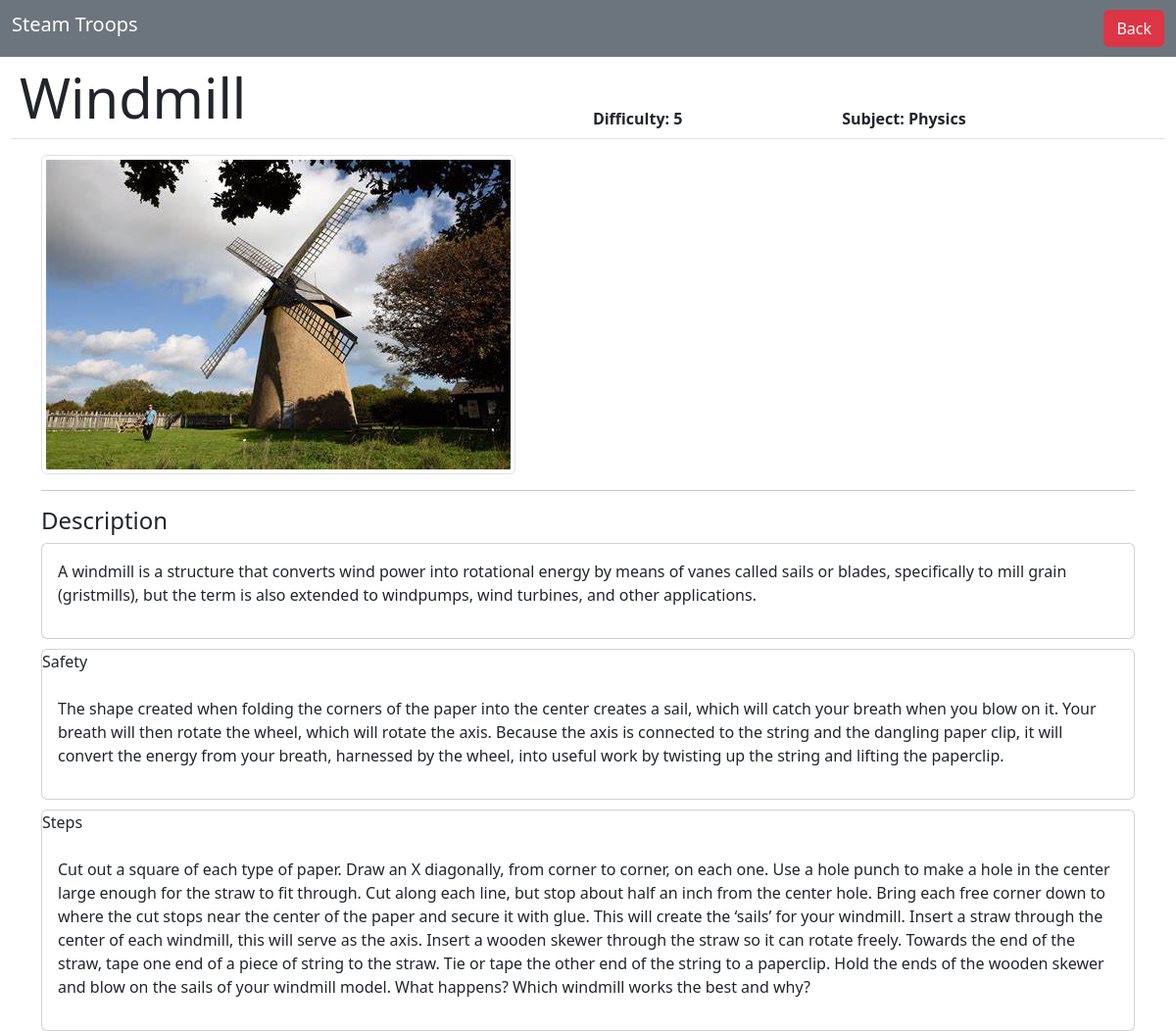
/exp/13/ (signed in), run on the app's committed database.
### diy/models.py (models this page shows, shortened)
class Experiments(models.Model):
    user = models.ForeignKey(
        User, on_delete=models.CASCADE, null=True, blank=True)
    exp_name = models.CharField(blank=False, max_length=100)
    description = models.TextField(blank=False, null=False)
    difficulty = models.IntegerField(blank=False)
    subject = models.CharField(blank=False, max_length=100)
    image = models.ImageField(upload_to='images/')
    safety = models.TextField(blank=False)
    claps = models.IntegerField(null=True, blank=True,default=1)
    steps = models.TextField(blank=True)
    class Meta:
        order_with_respect_to = 'user'

### diy/views.py (the view)
# urls.py: path("exp/<int:pk>/", ExpDetail.as_view(), name="experiment"),
class ExpDetail(LoginRequiredMixin, DetailView):
    context_object_name= "experiment"
    model = Experiments
    template_name = "diy/experiment.html"

### diy/templates/diy/experiment.html (shortened to what this page needs)
<!DOCTYPE html>
<html lang="en">
<head>
    <link rel="stylesheet" href="https://cdn.jsdelivr.net/npm/bootstrap@5.2.0/dist/css/bootstrap.min.css">
</head>
<body>
    <nav class="navbar navbar-expand-lg bg-secondary">
        <div class="container-fluid">
            <a class="navbar-brand h3 display-7" style="color: white;" href="#">Steam Troops</a>
                <a class="btn btn-danger justify-content-end text-bg-danger display-8" href="{% url 'exp_list' %}" style="text-decoration:none ;">Back</a>
        </div>
    </nav>
    <div class="container-fluid">
        <table class="table">
            <thead>
                <tr>
                    <th>
                        <div class="display-4">
                            {{experiment.exp_name}}
                        </div>
                    </th>
                    <th>
                        <div class="display-8">
                            Difficulty: {{experiment.difficulty}}
                        </div>
                    </th>
                    <th>
                        <div class="display-8">
                            Subject: {{experiment.subject}}
                        </div>
                    </th>
                </tr>
            </thead>
        </table>
        <div class="container">
            <img src="{{ experiment.image.url }}" class="img-fluid img-thumbnail"/>
            <hr>
            <div class="h4" style="margin-top: 15px;">Description</div>
            <div class="card">
                <div class="card-body">
                    <p>{{experiment.description}}</p>
                </div>
            </div>
            <div class="card" style="margin-top: 10px;">
                <div class="card-title display-7">Safety</div>
                <div class="card-body">
                    <p>{{experiment.safety}}</p>
                </div>
            </div>
            <div class="card" style="margin-top: 10px;">
                <div class="card-title display-7">Steps</div>
                <div class="card-body">
                    <p class="text-break">{{experiment.steps}}</p>
                </div>
            </div>
        </div>
    </div>
</body>
</html>

### data on the page
Experiments: exp_name "Windmill", difficulty "5", subject "Physics", image (picture), description "A windmill is a structure that converts wind power into rotational energy by means of vanes called sails or blades, specifically to mill grain (gristmills), but the term is also extended to windpumps, wind turbines, and other applications.", safety "The shape created when folding the corners of the paper into the center creates a sail, which will catch your breath when you blow on it. Your breath will then rotate the wheel, which will rotate the axis. Because the axis is connected to the string and the dangling paper clip, it will convert the energy from your breath, harnessed by the wheel, into useful work by twisting up the string and lifting the paperclip.", steps "Cut out a square of each type of paper. Draw an X diagonally, from corner to corner, on each one. Use a hole punch to make a hole in the center large enough for the straw to fit through. Cut along each line, but stop about half an inch from the center hole. Bring each free corner down to where the cut stops near the center of the paper and secure it with glue. This will create the ‘sails’ for your windmill. Insert a straw through the center of each windmill, this will serve as the axis. Insert a wooden skewer through the straw so it can rotate freely. Towards the end of the straw, tape one end of a piece of string to the straw. Tie or tape the other end of the string to a paperclip. Hold…"
